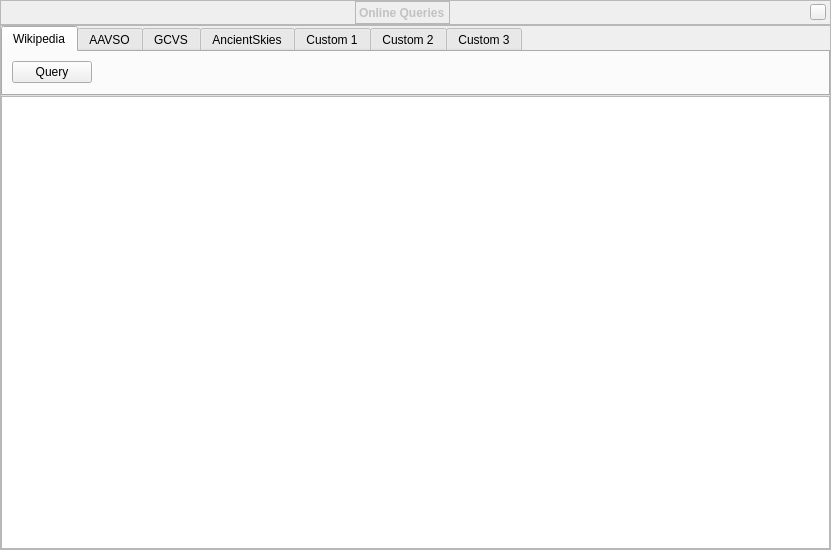
<?xml version="1.0" encoding="UTF-8"?>
<ui version="4.0">
 <class>onlineQueriesDialogForm</class>
 <widget class="QWidget" name="onlineQueriesDialogForm">
  <property name="geometry">
   <rect>
    <x>0</x>
    <y>0</y>
    <width>831</width>
    <height>550</height>
   </rect>
  </property>
  <property name="font">
   <font/>
  </property>
  <property name="autoFillBackground">
   <bool>false</bool>
  </property>
  <property name="styleSheet">
   <string notr="true"/>
  </property>
  <layout class="QVBoxLayout">
   <property name="spacing">
    <number>0</number>
   </property>
   <property name="leftMargin">
    <number>0</number>
   </property>
   <property name="topMargin">
    <number>0</number>
   </property>
   <property name="rightMargin">
    <number>0</number>
   </property>
   <property name="bottomMargin">
    <number>0</number>
   </property>
   <item>
    <widget class="BarFrame" name="TitleBar">
     <property name="minimumSize">
      <size>
       <width>16</width>
       <height>25</height>
      </size>
     </property>
     <property name="maximumSize">
      <size>
       <width>16777215</width>
       <height>25</height>
      </size>
     </property>
     <property name="font">
      <font/>
     </property>
     <property name="frameShape">
      <enum>QFrame::StyledPanel</enum>
     </property>
     <layout class="QHBoxLayout">
      <property name="leftMargin">
       <number>0</number>
      </property>
      <property name="topMargin">
       <number>0</number>
      </property>
      <property name="rightMargin">
       <number>4</number>
      </property>
      <property name="bottomMargin">
       <number>0</number>
      </property>
      <item>
       <spacer name="horizontalSpacer_2">
        <property name="orientation">
         <enum>Qt::Horizontal</enum>
        </property>
        <property name="sizeHint" stdset="0">
         <size>
          <width>40</width>
          <height>20</height>
         </size>
        </property>
       </spacer>
      </item>
      <item>
       <widget class="QLabel" name="stelWindowTitle">
        <property name="palette">
         <palette>
          <active>
           <colorrole role="WindowText">
            <brush brushstyle="SolidPattern">
             <color alpha="255">
              <red>194</red>
              <green>194</green>
              <blue>195</blue>
             </color>
            </brush>
           </colorrole>
           <colorrole role="Text">
            <brush brushstyle="SolidPattern">
             <color alpha="255">
              <red>194</red>
              <green>194</green>
              <blue>195</blue>
             </color>
            </brush>
           </colorrole>
          </active>
          <inactive>
           <colorrole role="WindowText">
            <brush brushstyle="SolidPattern">
             <color alpha="255">
              <red>194</red>
              <green>194</green>
              <blue>195</blue>
             </color>
            </brush>
           </colorrole>
           <colorrole role="Text">
            <brush brushstyle="SolidPattern">
             <color alpha="255">
              <red>194</red>
              <green>194</green>
              <blue>195</blue>
             </color>
            </brush>
           </colorrole>
          </inactive>
          <disabled>
           <colorrole role="WindowText">
            <brush brushstyle="SolidPattern">
             <color alpha="255">
              <red>194</red>
              <green>194</green>
              <blue>195</blue>
             </color>
            </brush>
           </colorrole>
           <colorrole role="Text">
            <brush brushstyle="SolidPattern">
             <color alpha="255">
              <red>194</red>
              <green>194</green>
              <blue>195</blue>
             </color>
            </brush>
           </colorrole>
          </disabled>
         </palette>
        </property>
        <property name="font">
         <font>
          <weight>75</weight>
          <italic>false</italic>
          <bold>true</bold>
         </font>
        </property>
        <property name="styleSheet">
         <string notr="true"/>
        </property>
        <property name="frameShape">
         <enum>QFrame::StyledPanel</enum>
        </property>
        <property name="lineWidth">
         <number>0</number>
        </property>
        <property name="text">
         <string>Online Queries</string>
        </property>
        <property name="indent">
         <number>-1</number>
        </property>
       </widget>
      </item>
      <item>
       <spacer name="horizontalSpacer_3">
        <property name="orientation">
         <enum>Qt::Horizontal</enum>
        </property>
        <property name="sizeHint" stdset="0">
         <size>
          <width>40</width>
          <height>20</height>
         </size>
        </property>
       </spacer>
      </item>
      <item>
       <widget class="QPushButton" name="closeStelWindow">
        <property name="sizePolicy">
         <sizepolicy hsizetype="Fixed" vsizetype="Fixed">
          <horstretch>0</horstretch>
          <verstretch>0</verstretch>
         </sizepolicy>
        </property>
        <property name="minimumSize">
         <size>
          <width>16</width>
          <height>16</height>
         </size>
        </property>
        <property name="maximumSize">
         <size>
          <width>16</width>
          <height>16</height>
         </size>
        </property>
        <property name="focusPolicy">
         <enum>Qt::NoFocus</enum>
        </property>
        <property name="contextMenuPolicy">
         <enum>Qt::DefaultContextMenu</enum>
        </property>
        <property name="text">
         <string/>
        </property>
       </widget>
      </item>
     </layout>
    </widget>
   </item>
   <item>
    <widget class="QFrame" name="viewContent">
     <property name="frameShape">
      <enum>QFrame::StyledPanel</enum>
     </property>
     <layout class="QVBoxLayout" name="verticalLayout_5">
      <property name="spacing">
       <number>0</number>
      </property>
      <property name="leftMargin">
       <number>0</number>
      </property>
      <property name="topMargin">
       <number>0</number>
      </property>
      <property name="rightMargin">
       <number>0</number>
      </property>
      <property name="bottomMargin">
       <number>0</number>
      </property>
      <item>
       <widget class="QWidget" name="widget" native="true">
        <layout class="QGridLayout" name="gridLayout_3">
         <property name="leftMargin">
          <number>0</number>
         </property>
         <property name="topMargin">
          <number>0</number>
         </property>
         <property name="rightMargin">
          <number>0</number>
         </property>
         <property name="bottomMargin">
          <number>0</number>
         </property>
         <property name="spacing">
          <number>0</number>
         </property>
         <item row="0" column="2">
          <layout class="QGridLayout" name="gridLayout">
           <item row="0" column="0">
            <widget class="QTabWidget" name="tabWidget">
             <property name="enabled">
              <bool>true</bool>
             </property>
             <property name="sizePolicy">
              <sizepolicy hsizetype="Expanding" vsizetype="Fixed">
               <horstretch>0</horstretch>
               <verstretch>0</verstretch>
              </sizepolicy>
             </property>
             <property name="currentIndex">
              <number>0</number>
             </property>
             <widget class="QWidget" name="tab_wikipedia">
              <attribute name="title">
               <string>Wikipedia</string>
              </attribute>
              <layout class="QFormLayout" name="formLayout_wikipedia">
               <property name="fieldGrowthPolicy">
                <enum>QFormLayout::AllNonFixedFieldsGrow</enum>
               </property>
               <item row="0" column="0">
                <widget class="QPushButton" name="wikipediaPushButton">
                 <property name="text">
                  <string>Query</string>
                 </property>
                </widget>
               </item>
              </layout>
             </widget>
             <widget class="QWidget" name="tab_aavso">
              <attribute name="title">
               <string>AAVSO</string>
              </attribute>
              <layout class="QFormLayout" name="formLayout_2">
               <item row="0" column="0">
                <widget class="QPushButton" name="aavsoPushButton">
                 <property name="text">
                  <string>Query</string>
                 </property>
                </widget>
               </item>
              </layout>
             </widget>
             <widget class="QWidget" name="tab_gcvs">
              <attribute name="title">
               <string>GCVS</string>
              </attribute>
              <layout class="QFormLayout" name="formLayout">
               <item row="0" column="0">
                <widget class="QPushButton" name="gcvsPushButton">
                 <property name="text">
                  <string>Query</string>
                 </property>
                </widget>
               </item>
              </layout>
             </widget>
             <widget class="QWidget" name="tab_ancientSkies">
              <property name="enabled">
               <bool>true</bool>
              </property>
              <attribute name="title">
               <string>AncientSkies</string>
              </attribute>
              <layout class="QFormLayout" name="formLayout_ancientSkies">
               <property name="fieldGrowthPolicy">
                <enum>QFormLayout::AllNonFixedFieldsGrow</enum>
               </property>
               <item row="0" column="0">
                <widget class="QPushButton" name="ancientSkiesPushButton">
                 <property name="text">
                  <string>Query</string>
                 </property>
                </widget>
               </item>
              </layout>
             </widget>
             <widget class="QWidget" name="tab_custom1">
              <attribute name="title">
               <string>Custom 1</string>
              </attribute>
              <layout class="QFormLayout" name="formLayout_custom1">
               <property name="fieldGrowthPolicy">
                <enum>QFormLayout::AllNonFixedFieldsGrow</enum>
               </property>
               <item row="0" column="0">
                <widget class="QPushButton" name="custom1PushButton">
                 <property name="text">
                  <string>Query</string>
                 </property>
                </widget>
               </item>
              </layout>
             </widget>
             <widget class="QWidget" name="tab_custom2">
              <attribute name="title">
               <string>Custom 2</string>
              </attribute>
              <layout class="QFormLayout" name="formLayout_custom2">
               <property name="fieldGrowthPolicy">
                <enum>QFormLayout::AllNonFixedFieldsGrow</enum>
               </property>
               <item row="0" column="0">
                <widget class="QPushButton" name="custom2PushButton">
                 <property name="text">
                  <string>Query</string>
                 </property>
                </widget>
               </item>
              </layout>
             </widget>
             <widget class="QWidget" name="tab_custom3">
              <attribute name="title">
               <string>Custom 3</string>
              </attribute>
              <layout class="QFormLayout" name="formLayout_custom3">
               <property name="fieldGrowthPolicy">
                <enum>QFormLayout::AllNonFixedFieldsGrow</enum>
               </property>
               <item row="0" column="0">
                <widget class="QPushButton" name="custom3PushButton">
                 <property name="text">
                  <string>Query</string>
                 </property>
                </widget>
               </item>
              </layout>
             </widget>
            </widget>
           </item>
           <item row="1" column="0">
            <widget class="QTextBrowser" name="onlineQueriesTextBrowser">
             <property name="enabled">
              <bool>true</bool>
             </property>
             <property name="sizePolicy">
              <sizepolicy hsizetype="Expanding" vsizetype="Expanding">
               <horstretch>0</horstretch>
               <verstretch>0</verstretch>
              </sizepolicy>
             </property>
             <property name="font">
              <font>
               <pointsize>10</pointsize>
              </font>
             </property>
             <property name="frameShape">
              <enum>QFrame::StyledPanel</enum>
             </property>
             <property name="lineWidth">
              <number>1</number>
             </property>
             <property name="verticalScrollBarPolicy">
              <enum>Qt::ScrollBarAsNeeded</enum>
             </property>
             <property name="horizontalScrollBarPolicy">
              <enum>Qt::ScrollBarAlwaysOff</enum>
             </property>
             <property name="html">
              <string notr="true">&lt;!DOCTYPE HTML PUBLIC &quot;-//W3C//DTD HTML 4.0//EN&quot; &quot;http://www.w3.org/TR/REC-html40/strict.dtd&quot;&gt;
&lt;html&gt;&lt;head&gt;&lt;meta name=&quot;qrichtext&quot; content=&quot;1&quot; /&gt;&lt;style type=&quot;text/css&quot;&gt;
p, li { white-space: pre-wrap; }
&lt;/style&gt;&lt;/head&gt;&lt;body style=&quot; font-family:'MS Shell Dlg 2'; font-size:10pt; font-weight:400; font-style:normal;&quot;&gt;
&lt;p style=&quot;-qt-paragraph-type:empty; margin-top:0px; margin-bottom:0px; margin-left:0px; margin-right:0px; -qt-block-indent:0; text-indent:0px; font-family:'Sans Serif'; font-size:9pt;&quot;&gt;&lt;br /&gt;&lt;/p&gt;&lt;/body&gt;&lt;/html&gt;</string>
             </property>
             <property name="openExternalLinks">
              <bool>true</bool>
             </property>
            </widget>
           </item>
          </layout>
         </item>
        </layout>
       </widget>
      </item>
     </layout>
    </widget>
   </item>
  </layout>
 </widget>
 <customwidgets>
  <customwidget>
   <class>BarFrame</class>
   <extends>QFrame</extends>
   <header>Dialog.hpp</header>
   <container>1</container>
  </customwidget>
 </customwidgets>
 <resources/>
 <connections/>
</ui>
